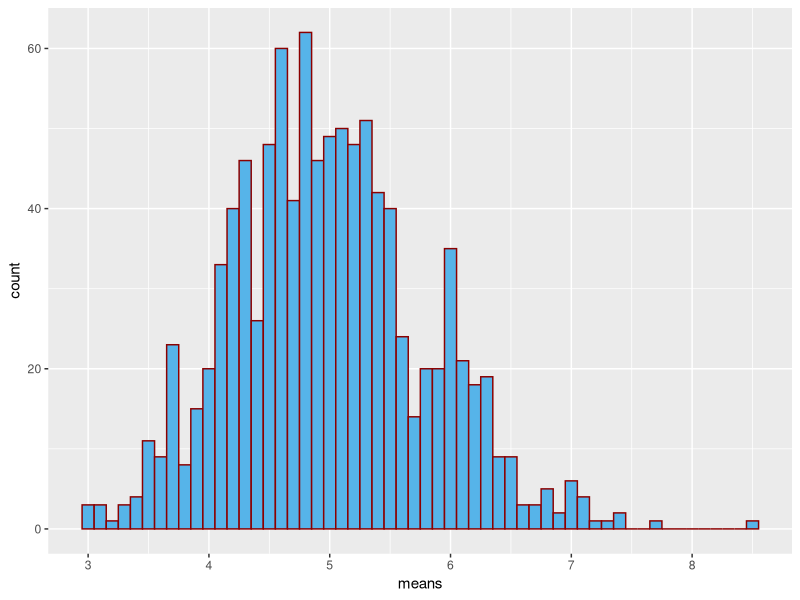
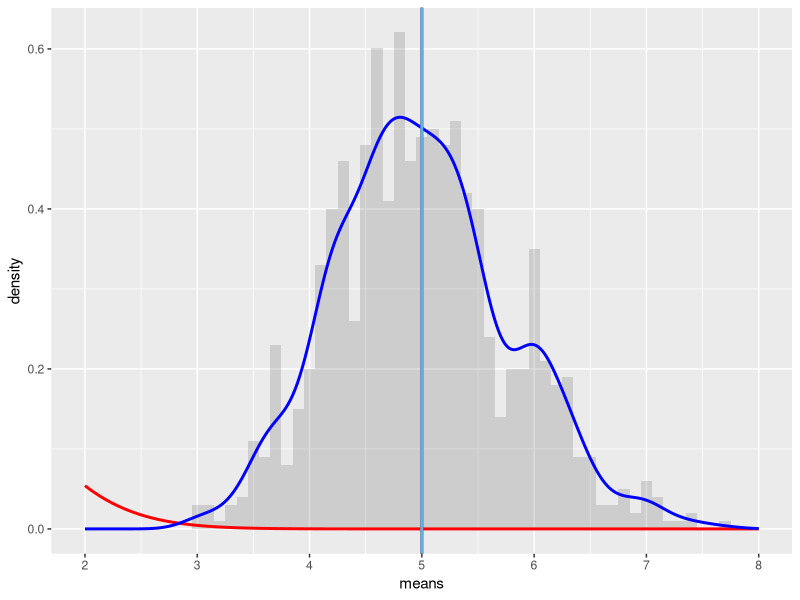

These figures' R source, in order:
## ---- chunk 1
library(knitr)
opts_chunk$set(fig.width=7, fig.height=4, warning=FALSE, message=FALSE)
## ---- chunk 2
# load libraries
library(ggplot2)

# set constants
lambda <- 0.2 # lambda
n <- 40 # exponetials
numberOfSimulations <- 1000 # quant of tests

# set the seed to create reproducability
set.seed(100)

# run the test resulting in n x numberOfSimulations 
exponentialDistributions <- matrix(data=rexp(n * numberOfSimulations, lambda), nrow=numberOfSimulations)
exponentialDistributionMeans <- data.frame(means=apply(exponentialDistributions, 1, mean))
## ---- chunk 3
# plot the means
ggplot(data = exponentialDistributionMeans, aes(x = means)) + 
  geom_histogram(binwidth=0.1, fill='#56B4E9', color="darkred") +   
  scale_x_continuous(breaks=round(seq(min(exponentialDistributionMeans$means), max(exponentialDistributionMeans$means), by=1)))
## ---- chunk 4
mu <- 1/lambda
mu
## ---- chunk 5
meanOfMeans <- mean(exponentialDistributionMeans$means)
meanOfMeans
## ---- chunk 6
sd <- 1/lambda/sqrt(n)
sd
## ---- chunk 7
Var <- sd^2
Var
## ---- chunk 8
sd_x <- sd(exponentialDistributionMeans$means)
sd_x

Var_x <- var(exponentialDistributionMeans$means)
Var_x
## ---- chunk 9
# plot the means
ggplot(data = exponentialDistributionMeans, aes(x = means)) + 
  geom_histogram(binwidth=0.1, aes(y=..density..), alpha=0.2) + 
  stat_function(fun = dnorm, arg = list(mean = mu , sd = sd), colour = "red", size=1) + 
  geom_vline(xintercept = mu, size=1, colour="#CC0000") + 
  geom_density(colour="blue", size=1) +
  geom_vline(xintercept = meanOfMeans, size=1, colour="#56B4E9") + 
  scale_x_continuous(breaks=seq(mu-3,mu+3,1), limits=c(mu-3,mu+3)) 
